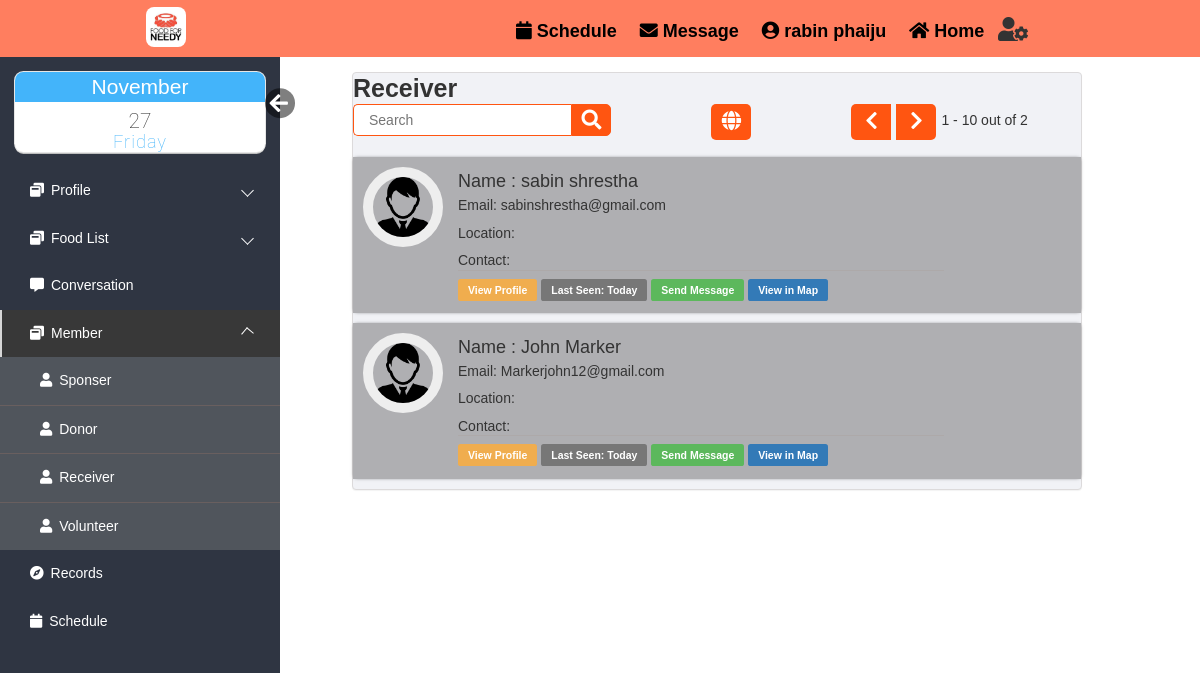
/html/receiver.php (signed in), run on an earlier commit of the app's database.
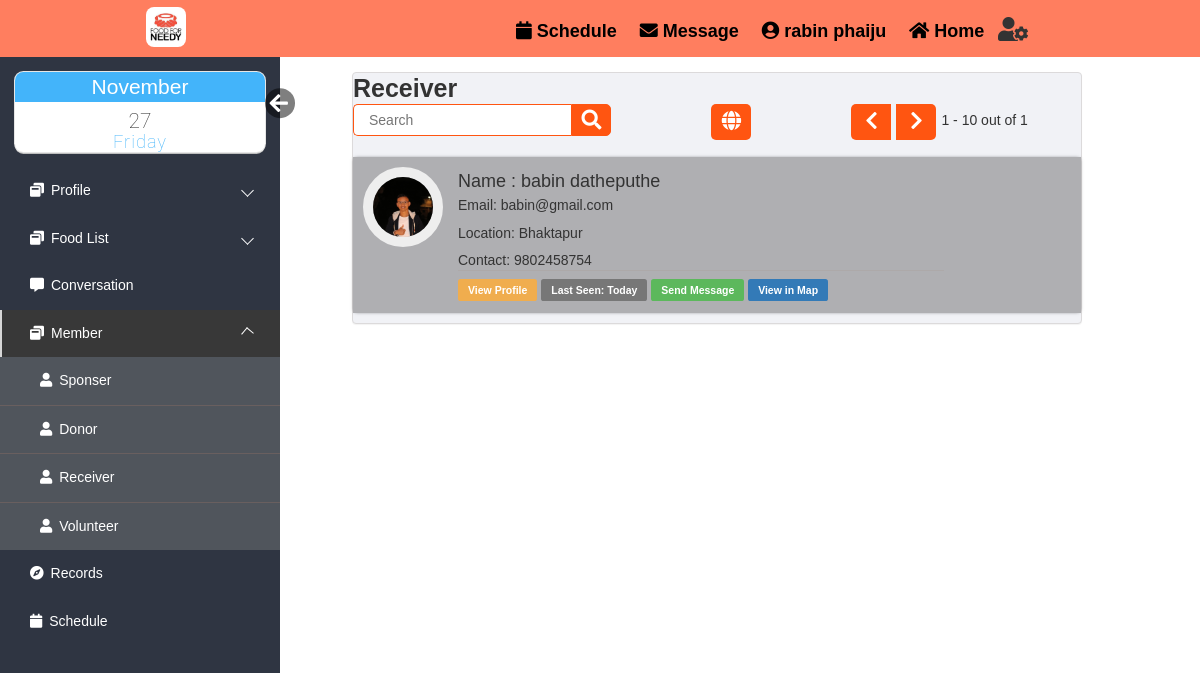
And on a later commit of the database.
### tables this page shows
CREATE TABLE `register` (
  `reg_id` int(10) UNSIGNED NOT NULL,
  `username` varchar(20) NOT NULL,
  `pic` varchar(255) DEFAULT NULL,
  `user_type` varchar(20) DEFAULT NULL,
  `firstname` varchar(20) NOT NULL,
  `lastname` varchar(20) NOT NULL,
  `email` varchar(40) DEFAULT NULL,
  `location` varchar(30) DEFAULT NULL,
  `lan` float DEFAULT NULL,
  `log` float DEFAULT NULL,
  `contact` text DEFAULT NULL COMMENT 'Contact No',
  `dob` date DEFAULT NULL,
  `created_at` timestamp NOT NULL DEFAULT current_timestamp(),
  `updated_at` datetime DEFAULT NULL ON UPDATE current_timestamp(),
  `password` varchar(40) NOT NULL,
  `secret_key` varchar(6) DEFAULT NULL,
  `verified` tinyint(1) NOT NULL DEFAULT 0,
  `verifiedby_id` int(6) NOT NULL DEFAULT 0 COMMENT 'Verified By',
  `remark` varchar(50) DEFAULT NULL,
  `status` tinyint(4) DEFAULT 1,
  `code` varchar(10) DEFAULT NULL
);

### html/receiver.php (the view, shortened to what this page needs)
<?php
$search=0;
$pos10=10;
$pos=@$_GET['pos'];
 ?>
<!DOCTYPE html>
<html lang="en">
<head>
    <link rel="stylesheet" href="https://maxcdn.bootstrapcdn.com/bootstrap/3.3.6/css/bootstrap.min.css">
    <link rel="stylesheet" href="https://maxcdn.bootstrapcdn.com/font-awesome/4.6.3/css/font-awesome.min.css">
    <link rel="stylesheet" href="css/loginindex.css">
    <link rel="stylesheet" href="css/editprofile.css">
    <link rel="stylesheet" href="css/index.css">
    <link rel="stylesheet" href="https://use.fontawesome.com/releases/v5.3.1/css/all.css">
    <link rel="stylesheet" href="css/datetime.css">
</head>
<body>
    <div class="body_wrapper">
        <div class="container">
            <div class="col-md-8 col-sm-9 contains">
                <div class="panel profile-panel">
        <caption><b style="font-size:25px;">Receiver</b></caption>
        <br>
        <form action="receiver.php" method="POST">
            <div class="search">
                <input type="text" style="color:black" class="searchTerm" placeholder="Search" name="search" required="required">
                <button type="submit" name="searchsubmit" class="searchButton">
                 <i class="fa fa-search"></i>
                 </button>
                 <a class="globe" href="receiver.php?pos=9999"><i class="fa fa-globe"></i></a>
                  <?php
                          $sql = "SELECT * from `register` WHERE  `user_type`='Receiver'";
                            require_once("DBConnect.php");
                            $resulttotal = $conn-> query($sql);
                            $total = mysqli_num_rows($resulttotal);
                            if($pos==null){$pos=0;
                                $pos10=$pos+10;}else{
                                    $pos10=10;
                                }
                            ?>
              <?php if($pos==null){$pos=0;}?>
              <?php if($pos>0){?>
              <a class="navileft" href="receiver.php?pos=<?php echo $pos-10;?>"><i class="fa fa-chevron-left"></i></a>
              <?php }else { ?>
              <a class="navileft"><i class="fa fa-chevron-left"></i></a>
              <?php } if(($pos+10)<$total){ ?>
              <a class="naviright" href="receiver.php?pos=<?php echo $pos+10;?>"><i class="fa fa-chevron-right"></i></a>
              <?php } else { ?>
                <a class="naviright"><i class="fa fa-chevron-right"></i></a>
              <?php } ?>
              <p style="margin:8px 0 0 5px"><?php echo ($pos+1)." - ".($pos+10);?> out of <?php echo $total?></p>
            </div>
    </form>
        <br>
    <?php
     require_once("DBConnect.php");
         if($search==1){
             $sql = "SELECT * from register WHERE `user_type`='Receiver' AND `firstname`='$search_name' ";
         }else{
         $sql = "SELECT * from register WHERE `user_type`='Receiver' AND 1 Limit $pos, $pos10";
         }
     $result = $conn-> query($sql);
     if($result-> num_rows >0){
        while($row = $result-> fetch_assoc()){
            ?>
    <div class="row">
<div class="col-md-12">
    <div class="media">
        <a class="pull-left" href="#">
            <img class="media-object dp img-circle" src="<?php if($row['pic']==null){?>files/user.png<?php }else{?> files/<?php echo $row['pic'];}?>" style="width: 80px;height:80px;">
        </a>
        <div class="media-body">
            <h4 class="media-heading">Name :<span> <?=$row['firstname']." ".$row['lastname']?></span></h4>
            <p>Email: <?=$row['email']?></p>
            <p>Location: <?=$row['location']?></p>
            <p>Contact: <?=$row['contact']?></p>
            <hr class="blackLine">
            <a href="viewprofile.php?view=<?=$row['username']?>"><span class="label label-warning">View Profile</span></a>
            <a><span class="label label-default">Last Seen: Today</span></a>
            <a href="chat.php?session_name=<?=$row['username']?>"><span class="label label-success">Send Message</span></a>
            <a href="#" class="plus class="btn btn-success data-toggle="modal" data-target="#popUpWindow"><span class="label label-primary" >View in Map</span></a>
        </div>
    </div>
</div>
</div>
         <?php  }}?>
                </div>
            </div>
        </div>
    </div>
</body>
</html>

What changed in the data, as far as the page shows it:
removed register: firstname "sabin", lastname "shrestha", email "sabinshrestha@gmail.com"
removed register: firstname "John", lastname "Marker", email "Markerjohn12@gmail.com"
added register: pic (picture), firstname "babin", lastname "datheputhe", email "babin@gmail.com", location "Bhaktapur", contact "9802458754"
Also different on the page:
$total: "2" → "1"
